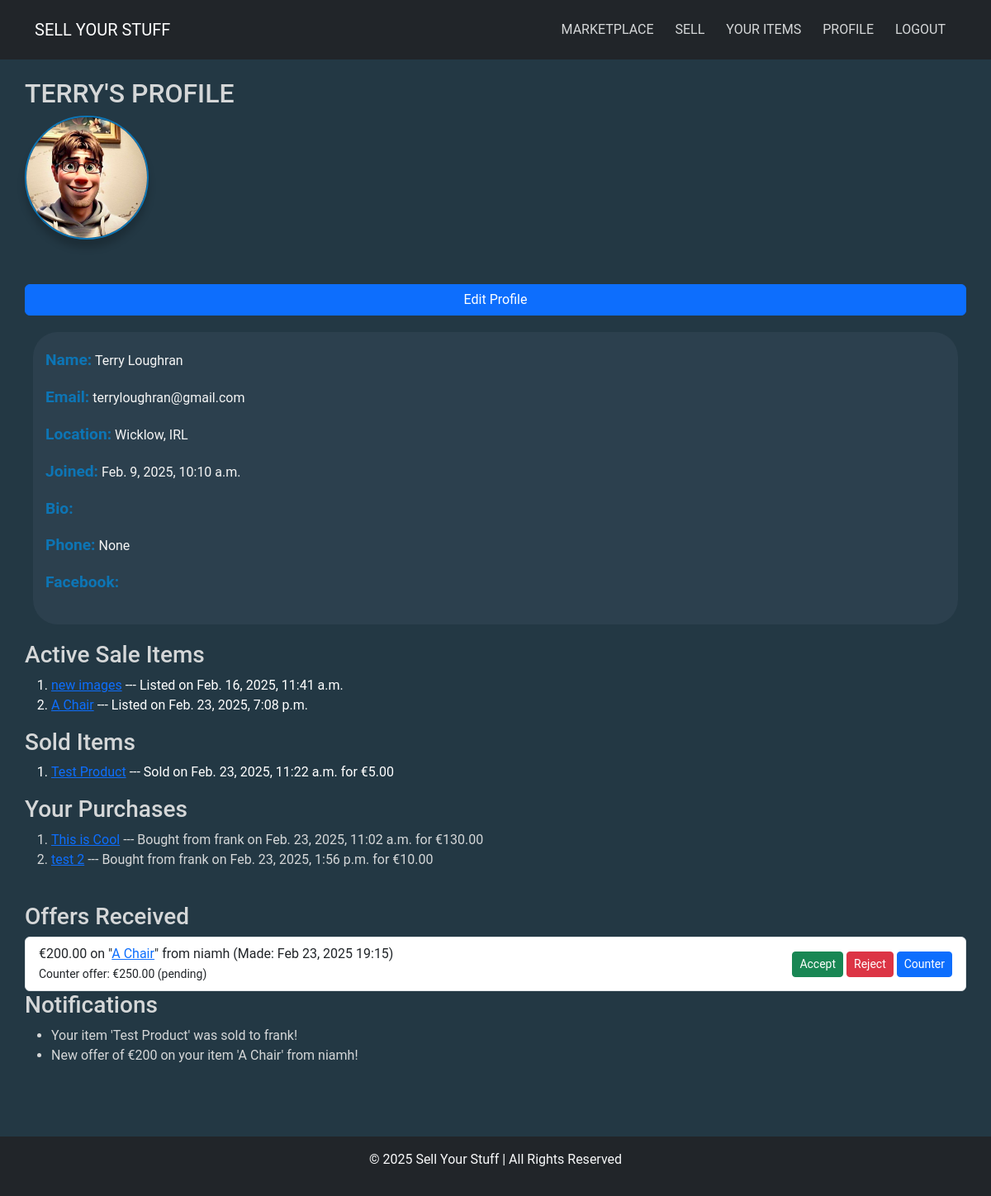
Page /profiles/profile/ (signed in) on the committed database.
### profiles/models.py (models this page shows, shortened)
class UserProfile(models.Model):
    user = models.OneToOneField(User, on_delete=models.CASCADE, related_name="profile")
    profile_picture = models.ImageField(
        upload_to="profile_pics/",
        blank=True,
        null=True,
        default="profile_pics/default.jpg",
    )
    location = models.CharField(max_length=50, blank=True, null=True)
    bio = models.TextField(blank=True, null=True)
    phone_number = models.CharField(max_length=15, blank=True, null=True)
    address = models.TextField(blank=True, null=True)

class Purchase(models.Model):
    buyer = models.ForeignKey(User, on_delete=models.CASCADE, related_name="purchases")
    sale = models.ForeignKey(Sale, on_delete=models.CASCADE)
    purchased_at = models.DateTimeField(auto_now_add=True)

class Notification(models.Model):
    user = models.ForeignKey(
        User, on_delete=models.CASCADE, related_name="notifications"
    )
    message = models.TextField()
    is_read = models.BooleanField(default=False)
    created_at = models.DateTimeField(auto_now_add=True)

### sales/models.py (models this page shows, shortened)
class Sale(models.Model):
    STATUS_CHOICES = [
        ("available", "Available"),
        ("sold", "Sold"),
    ]
    user = models.ForeignKey(User, on_delete=models.CASCADE)  # Seller
    title = models.CharField(max_length=200)
    description = models.TextField()
    price = models.DecimalField(max_digits=10, decimal_places=2)
    image = models.ImageField(
        upload_to="product_images/", blank=True, null=True
    )  # main image of the product
    image_1 = models.ImageField(upload_to="product_images/", blank=True, null=True)
    image_2 = models.ImageField(upload_to="product_images/", blank=True, null=True)
    image_3 = models.ImageField(upload_to="product_images/", blank=True, null=True)
    video = models.FileField(
        upload_to="product_videos/", blank=True, null=True
    )  # Video upload field
    status = models.CharField(
        max_length=10, choices=STATUS_CHOICES, default="available"
    )
    created_at = models.DateTimeField(auto_now_add=True)

class Offer(models.Model):
    sale = models.ForeignKey(Sale, on_delete=models.CASCADE, related_name="offers")
    buyer = models.ForeignKey(
        User, on_delete=models.CASCADE, related_name="offers_made"
    )
    amount = models.DecimalField(max_digits=10, decimal_places=2)
    status = models.CharField(
        max_length=20,
        default="pending",
        choices=[
            ("pending", "Pending"),
            ("accepted", "Accepted"),
            ("rejected", "Rejected"),
        ],
    )
    counter_amount = models.DecimalField(
        max_digits=10, decimal_places=2, null=True, blank=True
    )
    counter_status = models.CharField(
        max_length=20,
        null=True,
        blank=True,
        choices=[
            ("pending", "Pending"),
            ("accepted", "Accepted"),
            ("rejected", "Rejected"),
        ],
    )
    created_at = models.DateTimeField(auto_now_add=True)

### profiles/views.py (the view)
# urls.py: path("profile/", profile_view, name="profile"),
@login_required
def profile_view(request):
    profile = request.user.profile
    active_sales = Sale.objects.filter(user=request.user, status="available")
    sold_sales = Purchase.objects.filter(sale__user=request.user).select_related(
        "sale", "buyer"
    )
    purchases = Purchase.objects.filter(buyer=request.user).select_related("sale__user")
    offers = (
        Offer.objects.filter(sale__user=request.user)
        .order_by("-created_at")
        .select_related("sale", "buyer")
    )
    notifications = Notification.objects.filter(user=request.user, is_read=False)
    if notifications.exists():
        notifications.update(is_read=True)
    all_notifications = Notification.objects.filter(user=request.user)
    return render(
        request,
        "profiles/profile.html",
        {
            "profile": profile,
            "active_sales": active_sales,
            "sold_sales": sold_sales,
            "purchases": purchases,
            "offers": offers,  # Added offers context
            "notifications": notifications,
            "all_notifications": all_notifications,
        },
    )

### sell_ur_stuff_site/context_processors.py (called while the page is built)
def unread_notifications(request):
    if request.user.is_authenticated:
        unread_count = Notification.objects.filter(
            user=request.user, is_read=False
        ).count()
    else:
        unread_count = 0
    return {"unread_notifications": unread_count}

### profiles/templates/profiles/profile.html (shortened to what this page needs)
{% extends "base.html" %}
{% load static %}
{% block content %}
    <h2 class="profile-header">{{ user.username }}'s Profile</h2>
    {% if profile.profile_picture %}
        <img src="{{ profile.profile_picture.url }}"
             alt="Profile Picture"
             class="profile-picture"
             height=""
             width="">
    {% else %}
        <img src="/media/profile_pics/default.jpg"
             alt="Default Profile Picture"
             class="default-profile-picture"
             height=""
             width="">
    {% endif %}
    <br>
    {% if user == request.user %}
        <a href="{% url 'profile_edit' %}" class="btn btn-primary">Edit Profile</a>
    {% endif %}
    <div class="user_info">
        <p>
            <strong>Name:</strong> {{ user.first_name }} {{ user.last_name }}
        </p>
        <p>
            <strong>Email:</strong> {{ user.email }}
        </p>
        <p>
            <strong>Location:</strong> {{ profile.location }}
        </p>
        <p>
            <strong>Joined:</strong> {{ user.date_joined }}
        </p>
        <p>
            <strong>Bio:</strong> {{ profile.bio }}
        </p>
        <p>
            <strong>Phone:</strong> {{ profile.phone_number }}
        </p>
        <p>
            <strong>Facebook:</strong> {{ profile.facebook }}
        </p>
    </div>
    <h3>Active Sale Items</h3>
    <ol>
        {% for sale in active_sales %}
            <li class="text-white">
                <a href="{% url 'sale_detail' sale.id %}">{{ sale.title }}</a> --- Listed on {{ sale.created_at }}
            </li>
        {% empty %}
            <li>No active sale items.</li>
        {% endfor %}
    </ol>
    <h3>Sold Items</h3>
    <ol>
        {% for purchase in sold_sales %}
            <li class="text-white">
                <a href="{% url 'sale_detail' purchase.sale.id %}">{{ purchase.sale.title }}</a> --- Sold on {{ purchase.purchased_at }} for €{{ purchase.sale.price }}
            </li>
        {% empty %}
            <li>No items sold yet.</li>
        {% endfor %}
    </ol>
    <h3>Your Purchases</h3>
    <ol>
        {% for purchase in purchases %}
            <li>
                <a href="{% url 'sale_detail' purchase.sale.id %}">{{ purchase.sale.title }}</a> --- Bought from {{ purchase.sale.user.username }} on {{ purchase.purchased_at }} for €{{ purchase.sale.price }}
            </li>
        {% empty %}
            <li>No purchases yet.</li>
        {% endfor %}
    </ol>
    <h3 class="mt-4">Offers Received</h3>
    {% if offers %}
        <ul class="list-group">
            {% for offer in offers %}
                <li class="list-group-item d-flex justify-content-between align-items-center">
                    <div>
                        €{{ offer.amount }} on "<a href="{% url 'sale_detail' offer.sale.id %}">{{ offer.sale.title }}</a>" from {{ offer.buyer.username }}
                        (Made: {{ offer.created_at|date:"M d, Y H:i" }})
                        {% if offer.counter_amount %}
                            <br><small>Counter offer: €{{ offer.counter_amount }} ({{ offer.counter_status }})</small>
                        {% endif %}
                    </div>
                    <div>
                        {% if offer.status == "pending" %}
                            <a href="{% url 'accept_offer' offer.id %}" class="btn btn-success btn-sm">Accept</a>
                            <a href="{% url 'reject_offer' offer.id %}" class="btn btn-danger btn-sm">Reject</a>
                            <a href="{% url 'counter_offer' offer.id %}" class="btn btn-primary btn-sm">Counter</a>
                        {% else %}
                            <span class="text-muted">Status: {{ offer.status }}</span>
                        {% endif %}
                    </div>
                </li>
            {% endfor %}
        </ul>
    {% else %}
        <p class="text-muted">No offers received yet.</p>
    {% endif %}
    <h3>Notifications</h3>
<ul>
    {% for notification in all_notifications %}
        <li>
            {{ notification.message }}
        </li>
    {% empty %}
        <li>No notifications yet.</li>
    {% endfor %}
</ul>
{% endblock content %}

### static/css/styles.css (style rules this page uses)
:root { --main-bg-color: #233844; --main-bg-shadow: #233844b7; --secondary-bg-color: #3e4f5e5c; --main-font-color: #0d75b5; --secondary-font-color: #d5d7d8; --hover-color: #e39116; }
* { margin: 0; padding: 0; box-sizing: border-box; }
body { font-family: 'Roboto', sans-serif; background-color: var(--main-bg-color); color: var(--secondary-font-color); }
.profile-header { text-transform: uppercase; }
.default-profile-picture, .profile-picture { width: 150px; height: 150px; border-radius: 50%; box-shadow: 0 10px 10px rgba(0, 0, 0, 0.2); margin-bottom: 30px; border: 2px solid var(--main-font-color); }
.user_info { color: whitesmoke; background-color: var(--secondary-bg-color); padding: 20px 15px; margin: 20px 10px; border-radius: 30px; }
.user_info strong { font-size: 1.2rem; color: var(--main-font-color); }

### rows in the picture
UserProfile: profile_picture (picture), location "Wicklow, IRL", phone_number "None"
Sale: title "new images", created_at "Feb. 16, 2025, 11:41 a.m."
Sale: title "A Chair", created_at "Feb. 23, 2025, 7:08 p.m."
Purchase: sale "Test Product", purchased_at "Feb. 23, 2025, 11:22 a.m.", sale.price "5.00"
Purchase: sale "This is Cool", sale.user.username "frank", purchased_at "Feb. 23, 2025, 11:02 a.m.", sale.price "130.00"
Purchase: sale "test 2", sale.user.username "frank", purchased_at "Feb. 23, 2025, 1:56 p.m.", sale.price "10.00"
Offer: amount "200.00", sale "A Chair", buyer.username "niamh", created_at "Feb 23, 2025 19:15", counter_amount "250.00", counter_status "pending", status "Accept"
Notification: message "Your item 'Test Product' was sold to frank!"
Notification: message "New offer of €200 on your item 'A Chair' from niamh!"

### other values in the picture
{{ user.username }} "TERRY"
{{ user.first_name }} "Terry"
{{ user.last_name }} "Loughran"
{{ user.email }} "terryloughran@gmail.com"
{{ user.date_joined }} "Feb. 9, 2025, 10:10 a.m."
